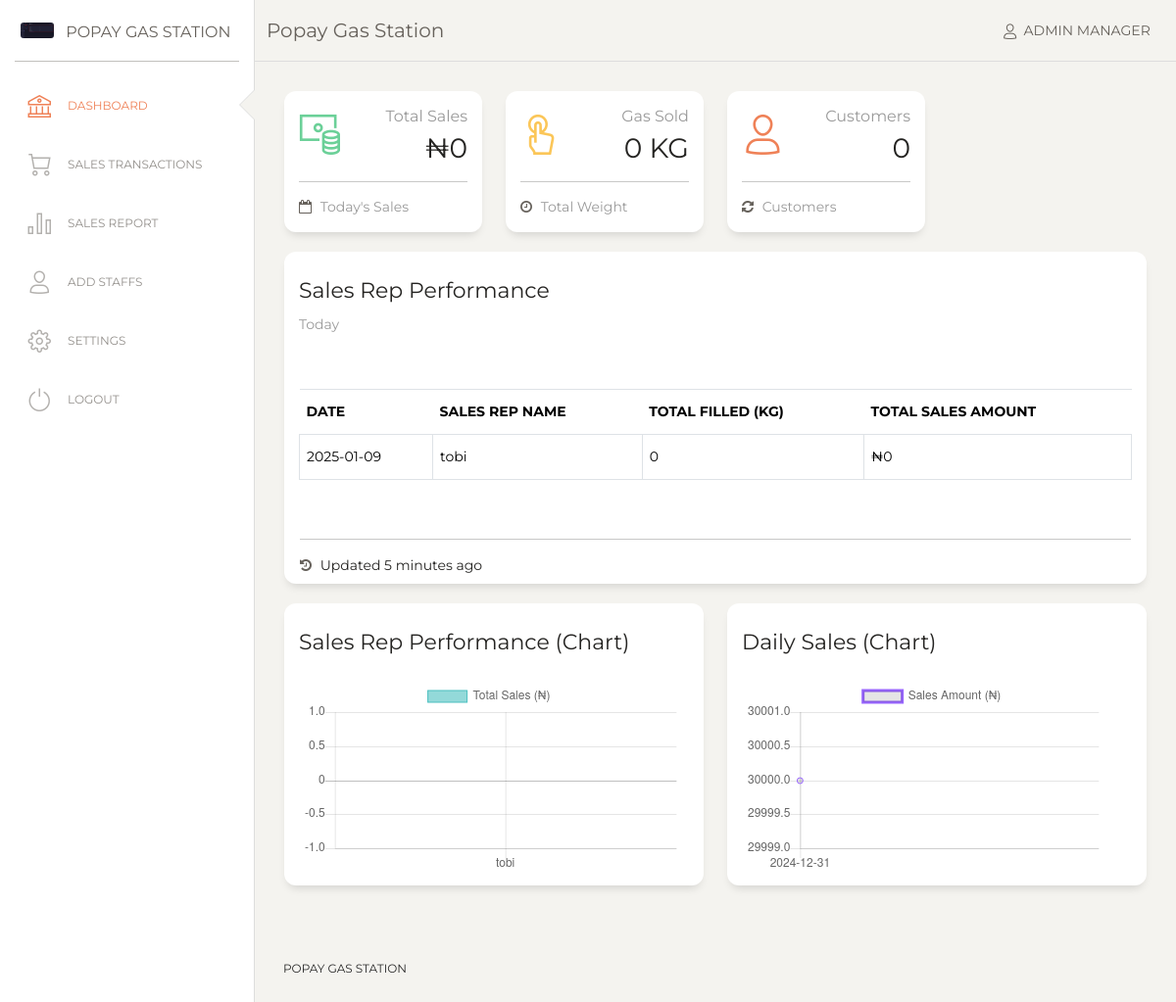
Page /popay2/dashboard.php (signed in) on the committed database.
### tables this page shows
CREATE TABLE `configuration` (
  `id` int(11) NOT NULL,
  `companyName` varchar(100) NOT NULL DEFAULT '',
  `Phone` varchar(20) NOT NULL DEFAULT '',
  `Address` varchar(250) NOT NULL DEFAULT '',
  `bulkPrice` varchar(10) NOT NULL DEFAULT '',
  `retailPrice` varchar(10) NOT NULL DEFAULT '',
  `taxRate` varchar(99) NOT NULL DEFAULT '',
  `logoURL` varchar(999) NOT NULL DEFAULT ''
);

### popay2/dashboard.php (the view, shortened to what this page needs)
<?php
require("con.php");
$username = $_SESSION['username'];
$query = mysqli_query($con,"SELECT*FROM admin WHERE Username='$username'");
$userDetails =  mysqli_fetch_assoc($query);
$query = mysqli_query($con,"SELECT*FROM configuration WHERE ID='1'");
$set = mysqli_fetch_assoc($query);
$date = date("Y-m-d");
$sales = 0;
$liters = 0;
$query = mysqli_query($con,"SELECT DISTINCT Customer FROM orders WHERE Date_='$date'");
$cust = mysqli_num_rows($query);
?>
<!DOCTYPE html>
<html lang="en">
<head>
  <link href="https://maxcdn.bootstrapcdn.com/font-awesome/latest/css/font-awesome.min.css" rel="stylesheet">
  <link href="assets/css/bootstrap.min.css" rel="stylesheet" />
  <link href="assets/css/paper-dashboard.css?v=2.0.1" rel="stylesheet" />
  <link href="assets/demo/demo.css" rel="stylesheet" />
</head>
<body class="">
  <div class="wrapper">
    <?php sidebar1($set['companyName'],$userDetails['Role'],$set)?>
    <div class="main-panel">
      <nav class="navbar navbar-expand-lg navbar-absolute fixed-top navbar-transparent">
        <div class="container-fluid">
            <div class="navbar-wrapper">
                <a class="navbar-brand" href="javascript:;"><?php echo $set['companyName']; ?></a>
            </div>
            <div class="collapse navbar-collapse justify-content-end" id="navigation">
            <ul class="navbar-nav">
                <li class="nav-item">
                <a class="nav-link" href="javascript:;">
    <i class="nc-icon nc-single-02"></i>
    <span class="d-none d-lg-inline">
        Admin <?php echo isset($_SESSION['username']) ? $_SESSION['username'] : 'Guest'; ?>
    </span>
</a>
                </li>
            </ul>
        </div>
        </div>
      </nav>
      <div class="content">
        <div class="row">
          <div class="col-lg-3 col-md-6 col-sm-6">
            <div class="card card-stats">
              <div class="card-body">
                <div class="row">
                  <div class="col-5 col-md-4">
                    <div class="icon-big text-center icon-warning">
                      <i class="nc-icon nc-money-coins text-success"></i>
                    </div>
                  </div>
                  <div class="col-7 col-md-8">
                    <div class="numbers">
                      <p class="card-category">Total Sales</p>
                      <p class="card-title">₦<?php echo $sales ?><p>
                    </div>
                  </div>
                </div>
              </div>
              <div class="card-footer">
                <hr>
                <div class="stats">
                  <i class="fa fa-calendar-o"></i> Today's Sales
                </div>
              </div>
            </div>
          </div>
          <div class="col-lg-3 col-md-6 col-sm-6">
            <div class="card card-stats">
              <div class="card-body">
                <div class="row">
                  <div class="col-5 col-md-4">
                    <div class="icon-big text-center icon-warning">
                      <i class="nc-icon nc-tap-01 text-warning"></i>
                    </div>
                  </div>
                  <div class="col-7 col-md-8">
                    <div class="numbers">
                      <p class="card-category">Gas Sold</p>
                      <p class="card-title"><?php echo $liters ?> KG<p>
                    </div>
                  </div>
                </div>
              </div>
              <div class="card-footer">
                <hr>
                <div class="stats">
                  <i class="fa fa-clock-o"></i> Total Weight
                </div>
              </div>
            </div>
          </div>
          <div class="col-lg-3 col-md-6 col-sm-6">
            <div class="card card-stats">
              <div class="card-body">
                <div class="row">
                  <div class="col-5 col-md-4">
                    <div class="icon-big text-center icon-warning">
                      <i class="nc-icon nc-single-02 text-danger"></i>
                    </div>
                  </div>
                  <div class="col-7 col-md-8">
                    <div class="numbers">
                      <p class="card-category">Customers</p>
                      <p class="card-title"><?php echo $cust ?><p>
                    </div>
                  </div>
                </div>
              </div>
              <div class="card-footer">
                <hr>
                <div class="stats">
                  <i class="fa fa-refresh"></i> Customers
                </div>
              </div>
            </div>
          </div>
        </div>
        <div class="row">
          <div class="col-md-12">
            <div class="card">
              <div class="card-header">
                <h5 class="card-title">Sales Rep Performance</h5>
                <p class="card-category">Today</p>
              </div>
              <div class="card-body">
                <div class="table-responsive mt-4">
                  <table class="table table-bordered">
                    <thead>
                      <tr>
                        <th>Date</th>
                        <th>Sales rep Name</th>
                        <th>Total Filled (kg)</th>
                        <th>Total Sales Amount</th>
                      </tr>
                    </thead>
                    <tbody id="salesRecords">
                      <?php
                      $query = mysqli_query($con,"SELECT * FROM admin WHERE Role='Sales'");
                      while($row = mysqli_fetch_assoc($query)){
                      ?>
                        <tr>
                          <td><?php echo $date ?></td>
                          <td><?php echo $row['Fullname'] ?></td>
                          <td><?php echo reps_kg($row['Username']) ?></td>
                          <td>₦<?php echo reps_price($row['Username']) ?></td>
                        </tr>
                      <?php } ?>
                    </tbody>
                  </table>
                </div>
              </div>
              <div class="card-footer">
                <hr>
                <div class="stats">
                  <i class="fa fa-history"></i> Updated 5 minutes ago
                </div>
              </div>
            </div>
          </div>
        </div>
        <div class="row">
          <div class="col-md-6">
            <div class="card">
              <div class="card-header">
                <h5 class="card-title">Sales Rep Performance (Chart)</h5>
              </div>
              <div class="card-body">
                <canvas id="salesRepChart"></canvas>
              </div>
            </div>
          </div>
          <div class="col-md-6">
            <div class="card">
              <div class="card-header">
                <h5 class="card-title">Daily Sales (Chart)</h5>
              </div>
              <div class="card-body">
                <canvas id="dailySalesChart"></canvas>
              </div>
            </div>
          </div>
        </div>
      </div>
      <footer class="footer footer-black  footer-white ">
        <div class="container-fluid">
          <div class="row">
            <nav class="footer-nav">
              <ul>
                <li><a href="#" target="_blank"><?php echo $set['companyName']; ?></a></li>
              </ul>
            </nav>
          </div>
        </div>
      </footer>
    </div>
  </div>
  <script>
    const ctx1 = document.getElementById('salesRepChart').getContext('2d');
    const salesRepChart = new Chart(ctx1, {
      type: 'bar',
      data: {
        labels: [<?php
            $query = mysqli_query($con, "SELECT Fullname FROM admin WHERE Role='Sales'");
            while ($row = mysqli_fetch_assoc($query)) {
                echo "'" . $row['Fullname'] . "', ";
            }
            ?>],
        datasets: [{
          label: 'Total Sales (₦)',
          data: [<?php
            $query = mysqli_query($con, "SELECT Username FROM admin WHERE Role='Sales'");
            while ($row = mysqli_fetch_assoc($query)) {
                echo reps_price($row['Username']) . ", ";
            }
            ?>],
          backgroundColor: 'rgba(75, 192, 192, 0.6)',
          borderColor: 'rgba(75, 192, 192, 1)',
          borderWidth: 1
        }]
      },
      options: {
        scales: {
          y: {
            beginAtZero: true
          }
        }
      }
    });
    const ctx2 = document.getElementById('dailySalesChart').getContext('2d');
const dailySalesChart = new Chart(ctx2, {
  type: 'line',
  data: {
    labels: [<?php
        $query = mysqli_query($con, "SELECT DISTINCT Date_ FROM orders ORDER BY Date_ ASC");
        $labels = [];
        while ($row = mysqli_fetch_assoc($query)) {
            $labels[] = "'" . $row['Date_'] . "'";
        }
        echo implode(",", $labels);
    ?>],
    datasets: [{
      label: 'Sales Amount (₦)',
      data: [<?php
        $query = mysqli_query($con, "SELECT Date_, SUM(PriceKg * Weight2) AS total_sales FROM orders GROUP BY Date_ ORDER BY Date_ ASC");
        $salesData = [];
        while ($row = mysqli_fetch_assoc($query)) {
            $salesData[] = $row['total_sales'];
        }
        echo implode(",", $salesData);
      ?>],
      fill: false,
      borderColor: 'rgba(153, 102, 255, 1)',
      tension: 0.1
    }]
  },
  options: {
    scales: {
      y: {
        beginAtZero: true
      }
    }
  }
});
  </script>
</body>
</html>

### popay2/con.php (shortened to what this page needs)
<?php
$con = mysqli_connect("localhost", "root", "", "popay");
$date = date("Y-m-d");
function sidebar1($company, $role,$set) {
    $current_page = basename($_SERVER['PHP_SELF']);
    ?>
    <div class="sidebar" data-color="white" data-active-color="danger">
        <div class="logo">
            <a href="#" class="simple-text logo-mini">
                <div class="logo-image-small">
                    <img src="<?php echo $set['logoURL']?>">
                </div>
            </a>
            <a href="#" class="simple-text logo-normal">
                <?php echo $company; ?>
            </a>
        </div>
        <div class="sidebar-wrapper">
            <ul class="nav">
                <?php
                if ($role == "Admin") {
                    ?>
                    <li class="<?php echo ($current_page == 'dashboard.php') ? 'active' : ''; ?>">
                        <a href="dashboard.php">
                            <i class="nc-icon nc-bank"></i>
                            <p>Dashboard</p>
                        </a>
                    </li>
                    <li class="<?php echo ($current_page == 'sales-transaction.php') ? 'active' : ''; ?>">
                        <a href="sales-transaction.php">
                            <i class="nc-icon nc-cart-simple"></i>
                            <p>Sales Transactions</p>
                        </a>
                    </li>
                    <li class="<?php echo ($current_page == 'reports.php') ? 'active' : ''; ?>">
                        <a href="reports.php">
                            <i class="nc-icon nc-chart-bar-32"></i>
                            <p>Sales Report</p>
                        </a>
                    </li>
                    <li class="<?php echo ($current_page == 'add-profile.php') ? 'active' : ''; ?>">
                        <a href="add-profile.php">
                            <i class="nc-icon nc-single-02"></i>
                            <p>Add Staffs</p>
                        </a>
                    </li>
                    <li class="<?php echo ($current_page == 'settings.php') ? 'active' : ''; ?>">
                        <a href="settings.php">
                            <i class="nc-icon nc-settings-gear-65"></i>
                            <p>Settings</p>
                        </a>
                    </li>
                    <?php
                }
                ?>
                <li class="<?php echo ($current_page == 'logout.php') ? 'active' : ''; ?>">
                    <a href="logout.php">
                        <i class="nc-icon nc-button-power"></i>
                        <p>Logout</p>
                    </a>
                </li>
            </ul>
        </div>
    </div>
    <?php
}
function reps_price($username) {
    global $con, $date;
    $query = mysqli_query($con, "SELECT * FROM orders WHERE Username='$username' AND Date_='$date'");
    $sum = 0;
    return $sum;
}
function reps_kg($username) {
    global $con, $date;
    $query = mysqli_query($con, "SELECT * FROM orders WHERE Username='$username' AND Date_='$date'");
    $sum = 0;
    while ($row = mysqli_fetch_assoc($query)) {
        $sum = $sum + $row['Weight2'];
    }
    return $sum;
}
?>

### rows in the picture
configuration: logoURL (picture), companyName "POPAY GAS STATION", companyName "Popay Gas Station"

### other values in the picture
$_SESSION['username'] "MANAGER"
$sales "0"
$liters "0"
$cust "0"
$row['Fullname'] "tobi"
reps_kg($row['Username']) "0"
reps_price($row['Username']) "0"
chart data {{ $row['Fullname'] }} tobi
chart data {{ reps_price($row['Username']) }} 0
chart data {{ implode(",", $labels) }} '2024-12-31'
chart data {{ implode(",", $salesData) }} 30000
